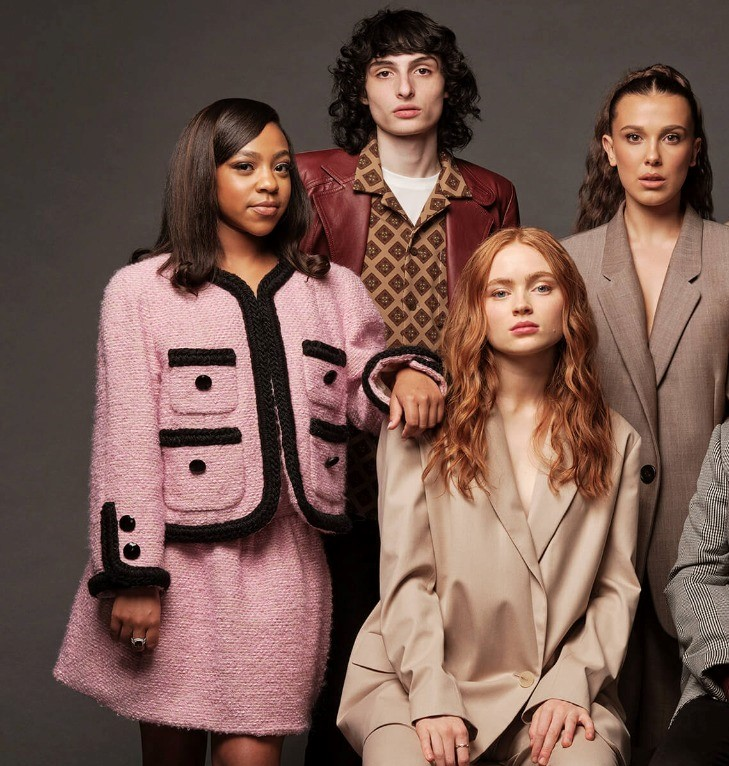
#> input picture STE.jpeg, 729 x 766 px, found by its file name
$ jupyter execute 'OpenCV - Face & Eye Detection.ipynb'
#> lines starting #> are read from the running program, lines starting #| are printed output that depends on the picture; after the words box and inside, x2 and y2 are one past the last pixel; in counts of white or black regions, pixels touching at a corner belong together
[cell 1]
#import libraries
import numpy as np
import cv2
from matplotlib import pyplot as plt

[cell 2]
# Load the cascade
face_cascade = cv2.CascadeClassifier(cv2.data.haarcascades + 'haarcascade_frontalface_default.xml')
eye_cascade = cv2.CascadeClassifier(cv2.data.haarcascades + 'haarcascade_eye.xml')

[cell 3]
# Read the input image
img = cv2.imread("F:/Data Science/MINI PROJECT/DIP PROJECT/STE.jpeg")
#> img is the input picture: shape (766, 729, 3); mean B, G, R 80.4, 88.9, 117.1
gray = cv2.cvtColor(img, cv2.COLOR_BGR2GRAY)
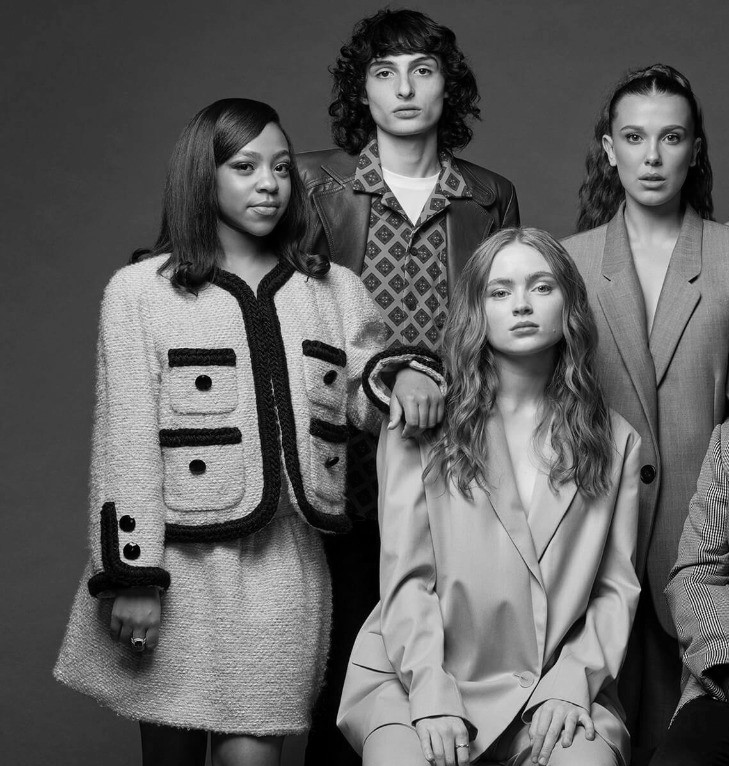
#> gray: shape (766, 729); min 0, max 250, mean 96.4

[cell 4]
# Detect faces
faces = face_cascade.detectMultiScale(gray, 1.3, 5)
#> faces = [[357, 34, 96, 96], [602, 100, 99, 99], [471, 249, 100, 100], [214, 128, 101, 101]]
eyes = eye_cascade.detectMultiScale(gray,1.3,5)
#> eyes = [[408, 58, 26, 26], [373, 62, 24, 24], [620, 125, 24, 24], [659, 126, 24, 24], [233, 156, 23, 23], [530, 278, 23, 23], [488, 282, 23, 23], [436, 459, 53, 53]]

[cell 5]
# Draw rectangle around the face and eyes
for (x,y,w,h) in faces:
    cv2.rectangle(img,(x,y),(x+w,y+h),(255,0,0),2)
    roi_gray = gray[y:y+h, x:x+w]
    roi_color = img[y:y+h, x:x+w]
    eyes = eye_cascade.detectMultiScale(roi_gray)
    for (ex,ey,ew,eh) in eyes:
        cv2.rectangle(roi_color,(ex,ey),(ex+ew,ey+eh),(0,255,0),2)
        roi_gray = gray[y:y+h, x:x+w]
        roi_color = img[y:y+h, x:x+w]
#> this loop made 4 passes
#> (x, y, w, h, eyes) on passes 1 to 4: (357, 34, 96, 96, [[52, 24, 26, 26], [15, 27, 25, 25]]), (602, 100, 99, 99, [[18, 24, 25, 25], [56, 24, 25, 25]]), (471, 249, 100, 100, [[58, 26, 26, 26], [17, 32, 25, 25]]), (214, 128, 101, 101, [[18, 28, 23, 23], [53, 29, 24, 24]])
#> pass 1, `roi_gray = gray[y:y+h, x:x+w]`:
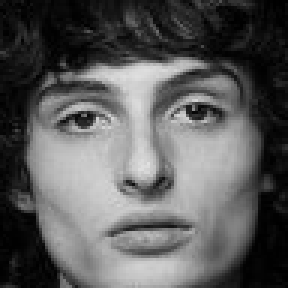
#> roi_gray: shape (96, 96) (shown 3 times larger); min 0, max 224, mean 90.3
#> pass 1, `roi_color = img[y:y+h, x:x+w]`:
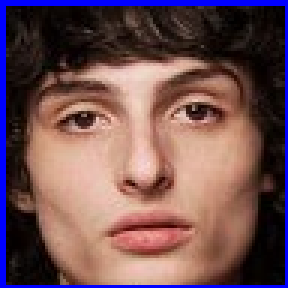
#> roi_color: shape (96, 96, 3) (shown 3 times larger); mean B, G, R 84.5, 80.7, 112.4
#> pass 2, `roi_gray = gray[y:y+h, x:x+w]`:
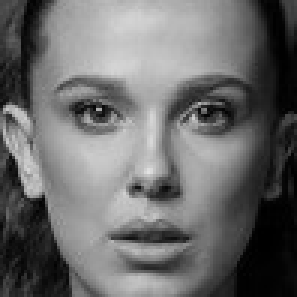
#> roi_gray: shape (99, 99) (shown 3 times larger); min 0, max 226, mean 107.4
#> pass 2, `roi_color = img[y:y+h, x:x+w]`:
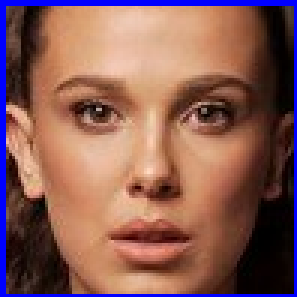
#> roi_color: shape (99, 99, 3) (shown 3 times larger); mean B, G, R 86.2, 92.4, 136
#> after the loop:
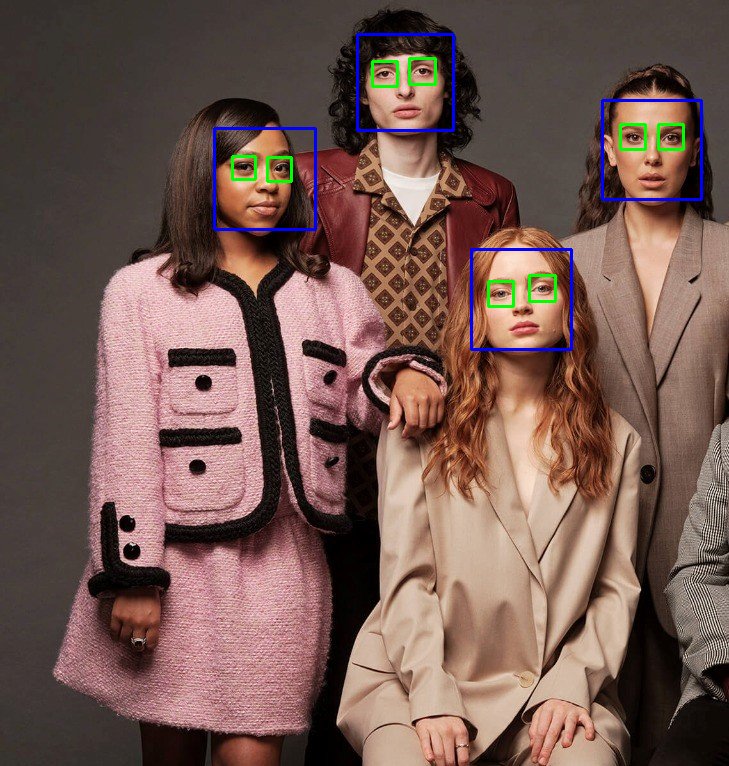
#> img: shape (766, 729, 3); 1.27% of pixels changed, all inside (x1, y1, x2, y2) = (213, 33, 703, 351)
#> after the loop:
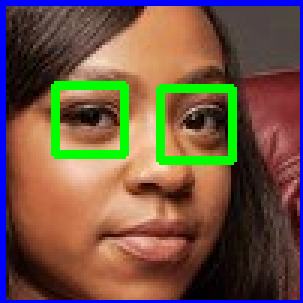
#> roi_color: shape (101, 101, 3) (shown 3 times larger); mean B, G, R 68.9, 85.2, 111.9
#> after the loop:
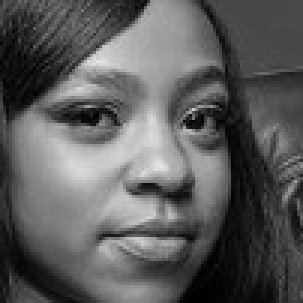
#> roi_gray: shape (101, 101) (shown 3 times larger); min 0, max 230, mean 92.1
